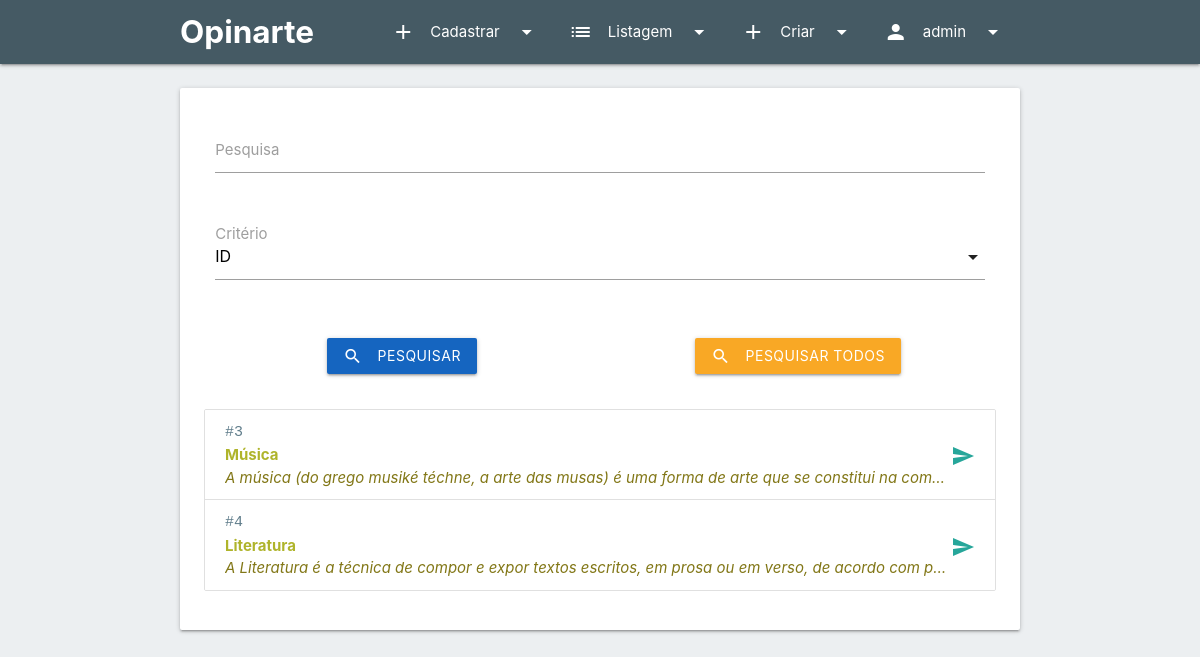
The page /lingArte_list.php (signed in) on the database its author committed.
### tables this page shows
CREATE TABLE IF NOT EXISTS `linguagensart` (
  `id` INT(11) NOT NULL AUTO_INCREMENT,
  `nome` VARCHAR(50) NOT NULL,
  `descricao` VARCHAR(512) NOT NULL COMMENT 'breve definição e descrição sobre a história e características da linguagem\n',
  PRIMARY KEY (`id`));

### classes/Conexao.class.php (called while the page is built, shortened)
<?php
class Conexao {
	protected static $instance;
	private function __construct ()
	{
		$db_host	=	"localhost";
		$db_name	=	"websiteartes";
		$db_user	=	"root";
		$db_pass	=	"";
		$db_driver	=	"mysql";
		try	{
			self::$instance = new PDO("$db_driver:host=$db_host; dbname=$db_name", $db_user, $db_pass);
			self::$instance->setAttribute(PDO::ATTR_ERRMODE, PDO::ERRMODE_EXCEPTION);
			self::$instance->exec('SET NAMES utf8');
		}
		catch (PDOException $e)	{
			echo "Erro: ".$e->getMessage();
		}
	}
	public static function getInstance() {
		return self::$instance;
	}
}
?>

### classes/LingArteDao.class.php (called while the page is built, shortened)
<?php
class LingArteDao {
	public static function Popula($row) {
		$lingArte = new LingArte;
		$lingArte->setId($row['id']);
		$lingArte->setNome($row['nome']);
		$lingArte->setDescricao($row['descricao']);
		return $lingArte;
	}
	public static function Select($criterio, $pesquisa = false) {
		try {
			switch ($criterio) {
				case 'todos':
					$sql = "SELECT * FROM linguagensArt";
					break;
			}
			$query = Conexao::getInstance()->query($sql);
			$lingArtes = array();
			while ($row = $query->fetch(PDO::FETCH_ASSOC)) {
				array_push($lingArtes, self::Popula($row));
			}
			return $lingArtes;
		} catch (PDOException $e) {
			echo $e->getMessage();
		}
	}
}
?>

### classes/AbsId.class.php (called while the page is built, shortened)
<?php
abstract class AbsId {
	private $id;
	public function setId($id) {
		$this->id = $id;
	}
	public function getId() {
		return $this->id;
	}
}
?>

### classes/AbsIdNome.class.php (called while the page is built, shortened)
<?php
abstract class AbsIdNome extends AbsId {
	private $nome;
	public function setNome($nome) {
		$this->nome = $nome;
	}
	public function getNome() {
		return $this->nome;
	}
}
?>

### classes/AbsIdNomeDescricao.class.php (called while the page is built, shortened)
<?php
abstract class AbsIdNomeDescricao extends AbsIdNome {
	private $descricao;
	public function setDescricao($descricao){
		$this->descricao = $descricao;
	}
	public function getDescricao(){
		return $this->descricao;
	}
}
?>

### lingArte_list.php (the view, shortened to what this page needs)
<!DOCTYPE html>
<?php
$acao = isset($_POST['acao']) ? $_POST['acao'] : 'SelectTodos';
$criterio = isset($_POST['criterio']) ? $_POST['criterio'] : 'todos';
$pesquisa = isset($_POST['pesquisa']) ? $_POST['pesquisa'] : '';
if ($acao == 'Select') {
	$lingArtes = LingArteDao::Select($criterio, $pesquisa);
} else if ($acao == 'SelectTodos') {
	$lingArtes = LingArteDao::Select('todos', '');
}
?>
<html>
<head>
	<link type="text/css" rel="stylesheet" href="css/materialize.min.css"  media="screen,projection"/>
	<link type="text/css" rel="stylesheet" href="css/custom.css"/>
</head>
<body class="blue-grey lighten-5">
	<header>
	</header>
	<main>
		<div class="container">
			<div class="card-panel hoverable">
				<form class="" action="" method="post">
					<div class="row">
						<div class="input-field col s12">
							<label for="pesquisa">Pesquisa</label>
							<input type="text" name="pesquisa" id="pesquisa" value="<?php $pesquisa; ?>">
						</div>
						<div class="input-field col s12">
							<label for="criterio">Critério</label> <br/>
						</div>
					</div>
					<div class="row">
						<div class="input-field col s12 m6">
							<center> <button class="btn waves-effect waves-light blue darken-3" type="submit" name="acao" value="Select"><i class="material-icons left">search</i>Pesquisar</button> </center>
						</div>
						<div class="input-field col s12 m6">
							<center> <button class="btn waves-effect waves-light yellow darken-3" type="submit" name="acao" value="SelectTodos"><i class="material-icons left">search</i>Pesquisar todos</button> </center>
						</div>
					</div>
				</form>
				<ul class="collection">
					<?php
						for ($i=0; $i < count($lingArtes); $i++) {
							echo "<li class='collection-item'>
								<code class='blue-grey-text'>#".$lingArtes[$i]->getId()."</code> <br/>
								<span class='title'><b class='lime-text text-darken-2'>".$lingArtes[$i]->getNome()."</b></span>";
								echo "<a class='secondary-content' href='lingArte.php?id=".$lingArtes[$i]->getId()."'>
									<i class='material-icons'>send</i>
								</a>
								<i class=' truncate lime-text text-darken-4'>".$lingArtes[$i]->getDescricao()."</i>
							</li>";
						}
					?>
			</ul>
		</div>
			</div>
	</main>
</body>
</html>

### css/custom.css (style rules this page uses)
main div.container { margin-top: 2%; }

### rows shown on the page
linguagensart: id "3", nome "Música", descricao "A música (do grego musiké téchne, a arte das musas) é uma forma de arte que se constitui na com…"
linguagensart: id "4", nome "Literatura", descricao "A Literatura é a técnica de compor e expor textos escritos, em prosa ou em verso, de acordo com p…"

### other values the page prints
$_SESSION['usuario_nome'] "admin"
